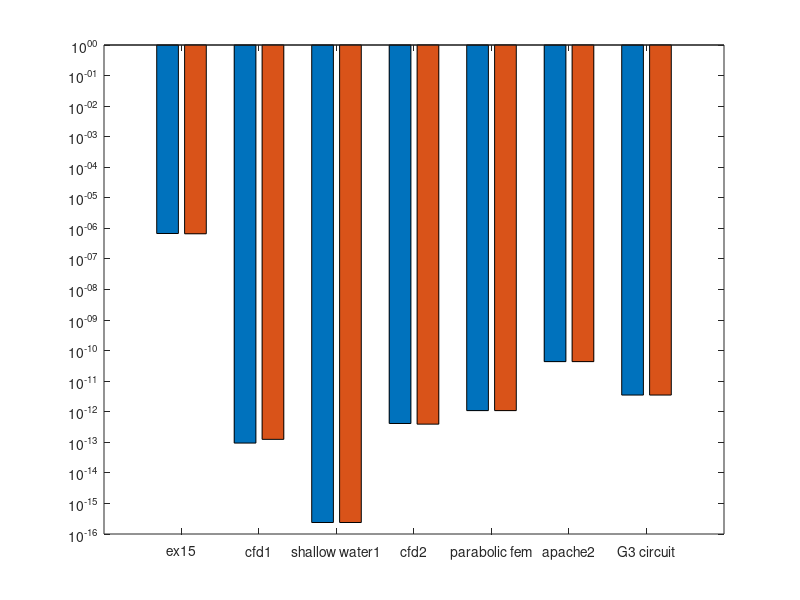

This chart was generated by the following MATLAB code: (Note: this script raises an error after producing the figure.)
%% Carlo Radice 807159
% preliminary operations 
clc;
clear;

% matrices by dimension
matrices = {'ex15'; 'cfd1'; 'shallow water1'; 'cfd2'; 'parabolic fem'; 'apache2'; 'G3 circuit'};       

%% relative error comparison matlab
% matlab relative error
%     windows    ubuntu
ME = [6.80e-07, 6.65e-07;
      9.45e-14, 1.25e-13;
      2.38e-16, 2.38e-16;
      4.13e-13, 3.93e-13;
      1.09e-12, 1.09e-12;
      4.37e-11, 4.37e-11;
      3.52e-12, 3.52e-12];

figure(1)
hb = bar(ME);
set(gca,'YScale','log')
set(gca,'xticklabel', matrices)

for i=length(hb)
     text(hb(i).XData-hb(i).XOffset, hb(1).YData, num2str(ME(:,1),'%.1e'),  'VerticalAlignment','bottom','horizontalalign','center');
     text(hb(i).XData+hb(i).XOffset, hb(2).YData, num2str(ME(:,2),'%.1e'),  'VerticalAlignment','bottom','horizontalalign','center');
end

xlabel('size', 'FontSize', 14);
ylabel('value', 'FontSize', 14);
title('Comparison of relative error values using matlab', 'FontSize', 14);
legend('windows relative error', 'ubuntu relative error')
grid

%% relative error comparison eigen (c++)
% eigen relative error 
%     windows    ubuntu
EE = [8.85e-07, 8.85e-07;
      2.53e-12, 2.53e-12;
      2.78e-16, 2.78e-16;
      5.58e-12, 5.59e-12;
      2.77e-12, 2.77e-12;
      7.66e-11, 7.66e-11;
      7.57e-12, 7.57e-12];
  
figure(2)
hb = bar(EE);
set(gca,'YScale','log')
set(gca,'xticklabel', matrices)

for i=length(hb)
     text(hb(i).XData-hb(i).XOffset, hb(1).YData, num2str(EE(:,1),'%.1e'),  'VerticalAlignment','bottom','horizontalalign','center');
     text(hb(i).XData+hb(i).XOffset, hb(2).YData, num2str(EE(:,2),'%.1e'),  'VerticalAlignment','bottom','horizontalalign','center');
end

xlabel('size', 'FontSize', 14);
ylabel('value', 'FontSize', 14);
title('Comparison of relative error values using eigen (c++)', 'FontSize', 14);
legend('windows relative error', 'ubuntu relative error')
grid

%% relative error comparison windows
% windows relative error
%      matlab     eigen
WE = [6.80e-07, 8.85e-07;
      9.45e-14, 2.53e-12;
      2.38e-16, 2.78e-16;
      4.13e-13, 5.58e-12;
      1.09e-12, 2.77E-12;
      4.37E-11, 7.66E-11;
      3.52E-12, 7.57E-12];

figure(3)
hb = bar(WE);
set(gca,'YScale','log')
set(gca,'xticklabel', matrices)

for i=length(hb)
     text(hb(i).XData-hb(i).XOffset, hb(1).YData, num2str(WE(:,1),'%.1e'),  'VerticalAlignment','bottom','horizontalalign','center');
     text(hb(i).XData+hb(i).XOffset, hb(2).YData, num2str(WE(:,2),'%.1e'),  'VerticalAlignment','bottom','horizontalalign','center');
end

xlabel('size', 'FontSize', 14);
ylabel('value', 'FontSize', 14);
title('Comparison of relative error values in windows', 'FontSize', 14);
legend('matlab relative error', 'eigen relative error')
%grid

%% relative error comparison ubuntu
% ubuntu relative error 
%      matlab     eigen
UE = [6.65E-07, 8.85E-07;
      1.25E-13, 2.53E-12;
      2.38E-16, 2.78E-16;
      3.93E-13, 5.59E-12;
      1.09E-12, 2.77E-12;
      4.37E-11, 7.66E-11;
      3.52E-12, 7.57E-12];
 
figure(4)
hb = bar(WE);
set(gca,'YScale','log')
set(gca,'xticklabel', matrices)

for i=length(hb)
     text(hb(i).XData-hb(i).XOffset, hb(1).YData, num2str(WE(:,1),'%.1e'),  'VerticalAlignment','bottom','horizontalalign','center');
     text(hb(i).XData+hb(i).XOffset, hb(2).YData, num2str(WE(:,2),'%.1e'),  'VerticalAlignment','bottom','horizontalalign','center');
end

xlabel('size', 'FontSize', 14);
ylabel('value', 'FontSize', 14);
title('Comparison of relative error values in ubuntu', 'FontSize', 14);
legend('matlab relative error', 'eigen relative error')
grid
